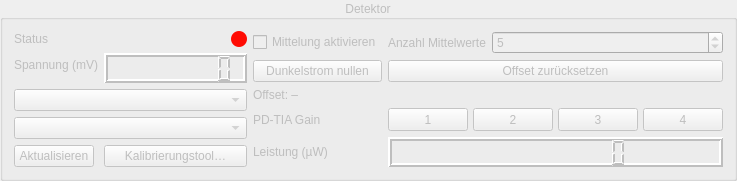
         <widget class="QGroupBox" name="gbDetector">
          <property name="enabled">
           <bool>false</bool>
          </property>
          <property name="sizePolicy">
           <sizepolicy hsizetype="Expanding" vsizetype="Minimum">
            <horstretch>0</horstretch>
            <verstretch>0</verstretch>
           </sizepolicy>
          </property>
          <property name="minimumSize">
           <size>
            <width>0</width>
            <height>0</height>
           </size>
          </property>
          <property name="title">
           <string>Detektor</string>
          </property>
          <property name="alignment">
           <set>Qt::AlignmentFlag::AlignCenter</set>
          </property>
          <layout class="QHBoxLayout" name="horizontalLayout" stretch="1,1">
           <item>
            <layout class="QFormLayout" name="formLayout">
             <property name="fieldGrowthPolicy">
              <enum>QFormLayout::FieldGrowthPolicy::AllNonFixedFieldsGrow</enum>
             </property>
             <property name="rightMargin">
              <number>0</number>
             </property>
             <item row="0" column="0">
              <widget class="QLabel" name="lblDetectorStatus">
               <property name="sizePolicy">
                <sizepolicy hsizetype="MinimumExpanding" vsizetype="Minimum">
                 <horstretch>0</horstretch>
                 <verstretch>0</verstretch>
                </sizepolicy>
               </property>
               <property name="text">
                <string>Status</string>
               </property>
               <property name="alignment">
                <set>Qt::AlignmentFlag::AlignLeading|Qt::AlignmentFlag::AlignLeft|Qt::AlignmentFlag::AlignVCenter</set>
               </property>
              </widget>
             </item>
             <item row="0" column="1">
              <layout class="QHBoxLayout" name="hlDetectorStatus">
               <item>
                <widget class="QLabel" name="lblDetectorStatusValue">
                 <property name="sizePolicy">
                  <sizepolicy hsizetype="Expanding" vsizetype="Fixed">
                   <horstretch>0</horstretch>
                   <verstretch>0</verstretch>
                  </sizepolicy>
                 </property>
                 <property name="minimumSize">
                  <size>
                   <width>0</width>
                   <height>16</height>
                  </size>
                 </property>
                 <property name="font">
                  <font>
                   <pointsize>13</pointsize>
                  </font>
                 </property>
                 <property name="text">
                  <string/>
                 </property>
                 <property name="alignment">
                  <set>Qt::AlignmentFlag::AlignRight|Qt::AlignmentFlag::AlignTrailing|Qt::AlignmentFlag::AlignVCenter</set>
                 </property>
                </widget>
               </item>
               <item>
                <widget class="QLabel" name="ledDetectorStatus">
                 <property name="sizePolicy">
                  <sizepolicy hsizetype="Fixed" vsizetype="Fixed">
                   <horstretch>0</horstretch>
                   <verstretch>0</verstretch>
                  </sizepolicy>
                 </property>
                 <property name="minimumSize">
                  <size>
                   <width>16</width>
                   <height>16</height>
                  </size>
                 </property>
                 <property name="maximumSize">
                  <size>
                   <width>16</width>
                   <height>16</height>
                  </size>
                 </property>
                 <property name="styleSheet">
                  <string notr="true">background-color: rgb(255, 11, 3); border: 0px; padding: 3px; border-radius: 8px</string>
                 </property>
                 <property name="text">
                  <string/>
                 </property>
                </widget>
               </item>
              </layout>
             </item>
             <item row="1" column="0">
              <widget class="QLabel" name="lblDetectorVoltage">
               <property name="sizePolicy">
                <sizepolicy hsizetype="Preferred" vsizetype="Minimum">
                 <horstretch>0</horstretch>
                 <verstretch>0</verstretch>
                </sizepolicy>
               </property>
               <property name="text">
                <string>Spannung (mV)</string>
               </property>
              </widget>
             </item>
             <item row="1" column="1">
              <widget class="QLCDNumber" name="lcdDetectorVoltage_2">
               <property name="sizePolicy">
                <sizepolicy hsizetype="MinimumExpanding" vsizetype="Fixed">
                 <horstretch>0</horstretch>
                 <verstretch>0</verstretch>
                </sizepolicy>
               </property>
               <property name="minimumSize">
                <size>
                 <width>0</width>
                 <height>30</height>
                </size>
               </property>
               <property name="lineWidth">
                <number>2</number>
               </property>
               <property name="digitCount">
                <number>8</number>
               </property>
               <property name="segmentStyle">
                <enum>QLCDNumber::SegmentStyle::Filled</enum>
               </property>
              </widget>
             </item>
             <item row="2" column="0" colspan="2">
              <widget class="QComboBox" name="cbPdtiaID">
               <property name="sizePolicy">
                <sizepolicy hsizetype="Expanding" vsizetype="Fixed">
                 <horstretch>0</horstretch>
                 <verstretch>0</verstretch>
                </sizepolicy>
               </property>
               <property name="toolTip">
                <string>Leistungskalibrierungsprofil auswählen (optional — schaltet µW-Anzeige frei)</string>
               </property>
               <property name="placeholderText">
                <string>— Kein Photodetektor ausgewählt! —</string>
               </property>
              </widget>
             </item>
             <item row="3" column="0" colspan="2">
              <widget class="QComboBox" name="cbProfile">
               <property name="sizePolicy">
                <sizepolicy hsizetype="Expanding" vsizetype="Fixed">
                 <horstretch>0</horstretch>
                 <verstretch>0</verstretch>
                </sizepolicy>
               </property>
               <property name="toolTip">
                <string>Leistungskalibrierungsprofil auswählen (optional — schaltet µW-Anzeige frei)</string>
               </property>
               <property name="placeholderText">
                <string>— Kein Profil geladen —</string>
               </property>
              </widget>
             </item>
             <item row="4" column="0">
              <widget class="QPushButton" name="btnReloadProfiles">
               <property name="toolTip">
                <string>Profil-Liste aus dem Verzeichnis neu einlesen</string>
               </property>
               <property name="text">
                <string>Aktualisieren</string>
               </property>
              </widget>
             </item>
             <item row="4" column="1">
              <widget class="QPushButton" name="btnOpenCalibration">
               <property name="toolTip">
                <string>Leistungskalibrierungstool öffnen</string>
               </property>
               <property name="text">
                <string>Kalibrierungstool…</string>
               </property>
              </widget>
             </item>
            </layout>
           </item>
           <item>
            <layout class="QGridLayout" name="gridLayout_4">
             <property name="rightMargin">
              <number>0</number>
             </property>
             <item row="0" column="1">
              <layout class="QHBoxLayout" name="horizontalLayout_8" stretch="0,1">
               <property name="bottomMargin">
                <number>0</number>
               </property>
               <item>
                <widget class="QLabel" name="lblPdtiaAverages">
                 <property name="sizePolicy">
                  <sizepolicy hsizetype="Preferred" vsizetype="Minimum">
                   <horstretch>0</horstretch>
                   <verstretch>0</verstretch>
                  </sizepolicy>
                 </property>
                 <property name="text">
                  <string>Anzahl Mittelwerte</string>
                 </property>
                </widget>
               </item>
               <item>
                <widget class="QSpinBox" name="spbPdtiaAverages">
                 <property name="toolTip">
                  <string>Anzahl der Messwerte für die gleitende Mittelung (2–100)</string>
                 </property>
                 <property name="minimum">
                  <number>2</number>
                 </property>
                 <property name="maximum">
                  <number>100</number>
                 </property>
                 <property name="value">
                  <number>5</number>
                 </property>
                </widget>
               </item>
              </layout>
             </item>
             <item row="1" column="0">
              <widget class="QPushButton" name="btnDarkTare">
               <property name="toolTip">
                <string>Detektor vollständig abdecken, dann Dunkelstrom-Offset über 2 s messen</string>
               </property>
               <property name="text">
                <string>Dunkelstrom nullen</string>
               </property>
              </widget>
             </item>
             <item row="4" column="1">
              <widget class="QLCDNumber" name="lcdDetectorPower_2">
               <property name="sizePolicy">
                <sizepolicy hsizetype="MinimumExpanding" vsizetype="Fixed">
                 <horstretch>0</horstretch>
                 <verstretch>0</verstretch>
                </sizepolicy>
               </property>
               <property name="minimumSize">
                <size>
                 <width>0</width>
                 <height>30</height>
                </size>
               </property>
               <property name="lineWidth">
                <number>2</number>
               </property>
               <property name="digitCount">
                <number>10</number>
               </property>
               <property name="segmentStyle">
                <enum>QLCDNumber::SegmentStyle::Filled</enum>
               </property>
              </widget>
             </item>
             <item row="2" column="0" colspan="2">
              <widget class="QLabel" name="lblDarkOffsetValue">
               <property name="toolTip">
                <string>Aktuell abgezogener Dunkelstrom-Offset in Millivolt</string>
               </property>
               <property name="text">
                <string>Offset: –</string>
               </property>
              </widget>
             </item>
             <item row="3" column="1">
              <layout class="QHBoxLayout" name="hlGainButtons" stretch="1,1,1,1">
               <property name="spacing">
                <number>5</number>
               </property>
               <item>
                <widget class="QPushButton" name="btnGain1">
                 <property name="sizePolicy">
                  <sizepolicy hsizetype="Expanding" vsizetype="MinimumExpanding">
                   <horstretch>0</horstretch>
                   <verstretch>0</verstretch>
                  </sizepolicy>
                 </property>
                 <property name="maximumSize">
                  <size>
                   <width>200</width>
                   <height>40</height>
                  </size>
                 </property>
                 <property name="toolTip">
                  <string>PD-TIA Verstärkungsstufe 1 (niedrigste Empfindlichkeit)</string>
                 </property>
                 <property name="text">
                  <string>1</string>
                 </property>
                 <property name="checkable">
                  <bool>true</bool>
                 </property>
                 <attribute name="buttonGroup">
                  <string notr="true">gainButtonGroup</string>
                 </attribute>
                </widget>
               </item>
               <item>
                <widget class="QPushButton" name="btnGain2">
                 <property name="sizePolicy">
                  <sizepolicy hsizetype="Expanding" vsizetype="MinimumExpanding">
                   <horstretch>0</horstretch>
                   <verstretch>0</verstretch>
                  </sizepolicy>
                 </property>
                 <property name="maximumSize">
                  <size>
                   <width>200</width>
                   <height>40</height>
                  </size>
                 </property>
                 <property name="toolTip">
                  <string>PD-TIA Verstärkungsstufe 2</string>
                 </property>
                 <property name="text">
                  <string>2</string>
                 </property>
                 <property name="checkable">
                  <bool>true</bool>
                 </property>
                 <attribute name="buttonGroup">
                  <string notr="true">gainButtonGroup</string>
                 </attribute>
                </widget>
               </item>
               <item>
                <widget class="QPushButton" name="btnGain3">
                 <property name="sizePolicy">
                  <sizepolicy hsizetype="Expanding" vsizetype="MinimumExpanding">
                   <horstretch>0</horstretch>
                   <verstretch>0</verstretch>
                  </sizepolicy>
                 </property>
                 <property name="maximumSize">
                  <size>
                   <width>200</width>
                   <height>40</height>
                  </size>
                 </property>
                 <property name="toolTip">
                  <string>PD-TIA Verstärkungsstufe 3</string>
                 </property>
                 <property name="text">
                  <string>3</string>
                 </property>
                 <property name="checkable">
                  <bool>true</bool>
                 </property>
                 <attribute name="buttonGroup">
                  <string notr="true">gainButtonGroup</string>
                 </attribute>
                </widget>
               </item>
               <item>
                <widget class="QPushButton" name="btnGain4">
                 <property name="sizePolicy">
                  <sizepolicy hsizetype="Expanding" vsizetype="MinimumExpanding">
                   <horstretch>0</horstretch>
                   <verstretch>0</verstretch>
                  </sizepolicy>
                 </property>
                 <property name="maximumSize">
                  <size>
                   <width>200</width>
                   <height>40</height>
                  </size>
                 </property>
                 <property name="toolTip">
                  <string>PD-TIA Verstärkungsstufe 4 (höchste Empfindlichkeit)</string>
                 </property>
                 <property name="text">
                  <string>4</string>
                 </property>
                 <property name="checkable">
                  <bool>true</bool>
                 </property>
                 <attribute name="buttonGroup">
                  <string notr="true">gainButtonGroup</string>
                 </attribute>
                </widget>
               </item>
              </layout>
             </item>
             <item row="0" column="0">
              <widget class="QCheckBox" name="cbPdtiaAveragesOn">
               <property name="toolTip">
                <string>&lt;html&gt;&lt;head/&gt;&lt;body&gt;&lt;p&gt;Aktiviert die kontinuierliche Mittelung der Proben-Rotationsstage Winkel-Messwerte&lt;/p&gt;&lt;/body&gt;&lt;/html&gt;</string>
               </property>
               <property name="text">
                <string>Mittelung aktivieren</string>
               </property>
              </widget>
             </item>
             <item row="4" column="0">
              <widget class="QLabel" name="lblWattage">
               <property name="sizePolicy">
                <sizepolicy hsizetype="Preferred" vsizetype="Minimum">
                 <horstretch>0</horstretch>
                 <verstretch>0</verstretch>
                </sizepolicy>
               </property>
               <property name="text">
                <string>Leistung (µW)</string>
               </property>
              </widget>
             </item>
             <item row="3" column="0">
              <widget class="QLabel" name="lblGainLabel">
               <property name="sizePolicy">
                <sizepolicy hsizetype="Preferred" vsizetype="Minimum">
                 <horstretch>0</horstretch>
                 <verstretch>0</verstretch>
                </sizepolicy>
               </property>
               <property name="text">
                <string>PD-TIA Gain</string>
               </property>
              </widget>
             </item>
             <item row="1" column="1">
              <widget class="QPushButton" name="btnDarkReset">
               <property name="toolTip">
                <string>Dunkelstrom-Offset auf 0 zurücksetzen</string>
               </property>
               <property name="text">
                <string>Offset zurücksetzen</string>
               </property>
              </widget>
             </item>
            </layout>
           </item>
          </layout>
         </widget>
